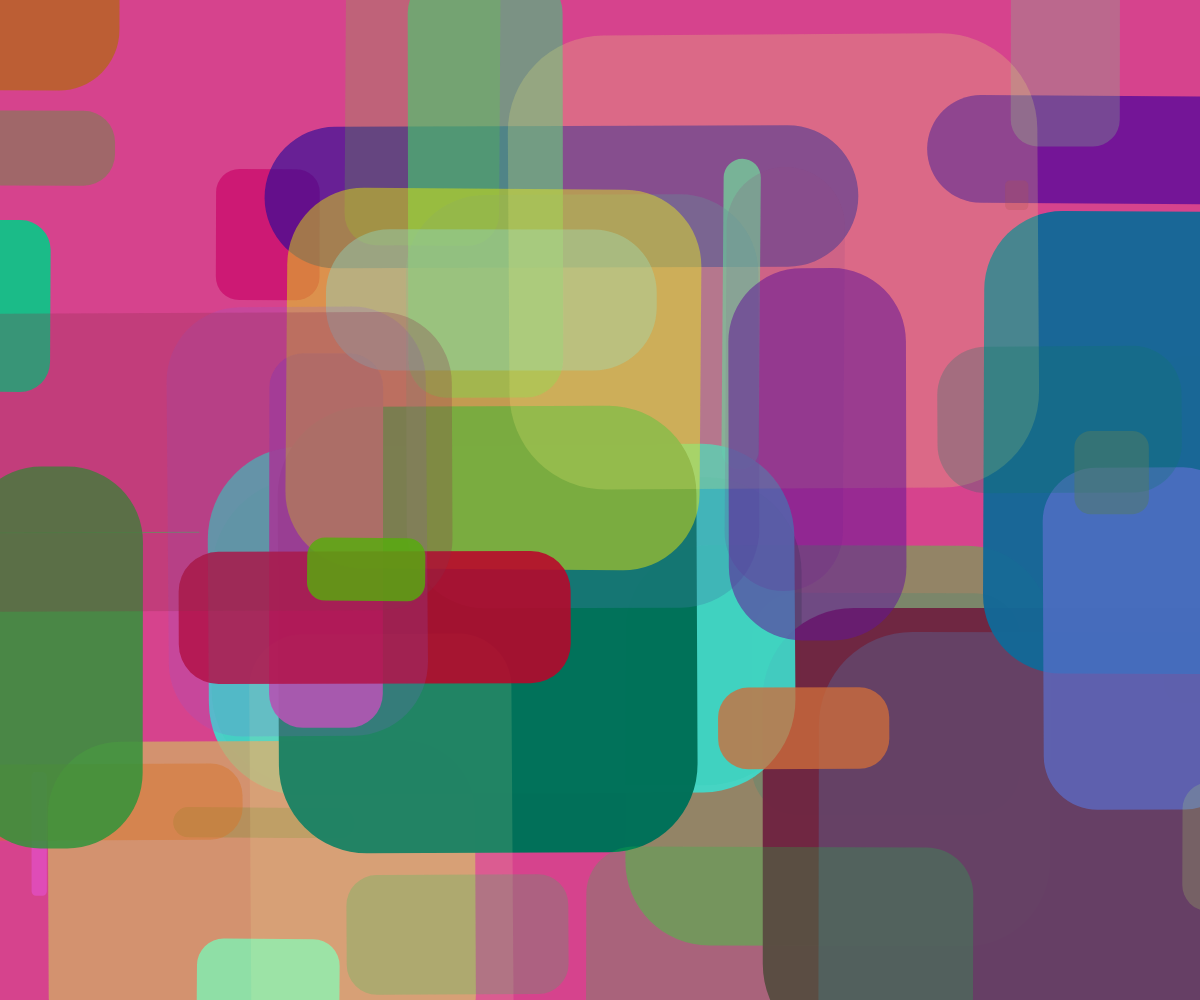
Frame 1 (no input)
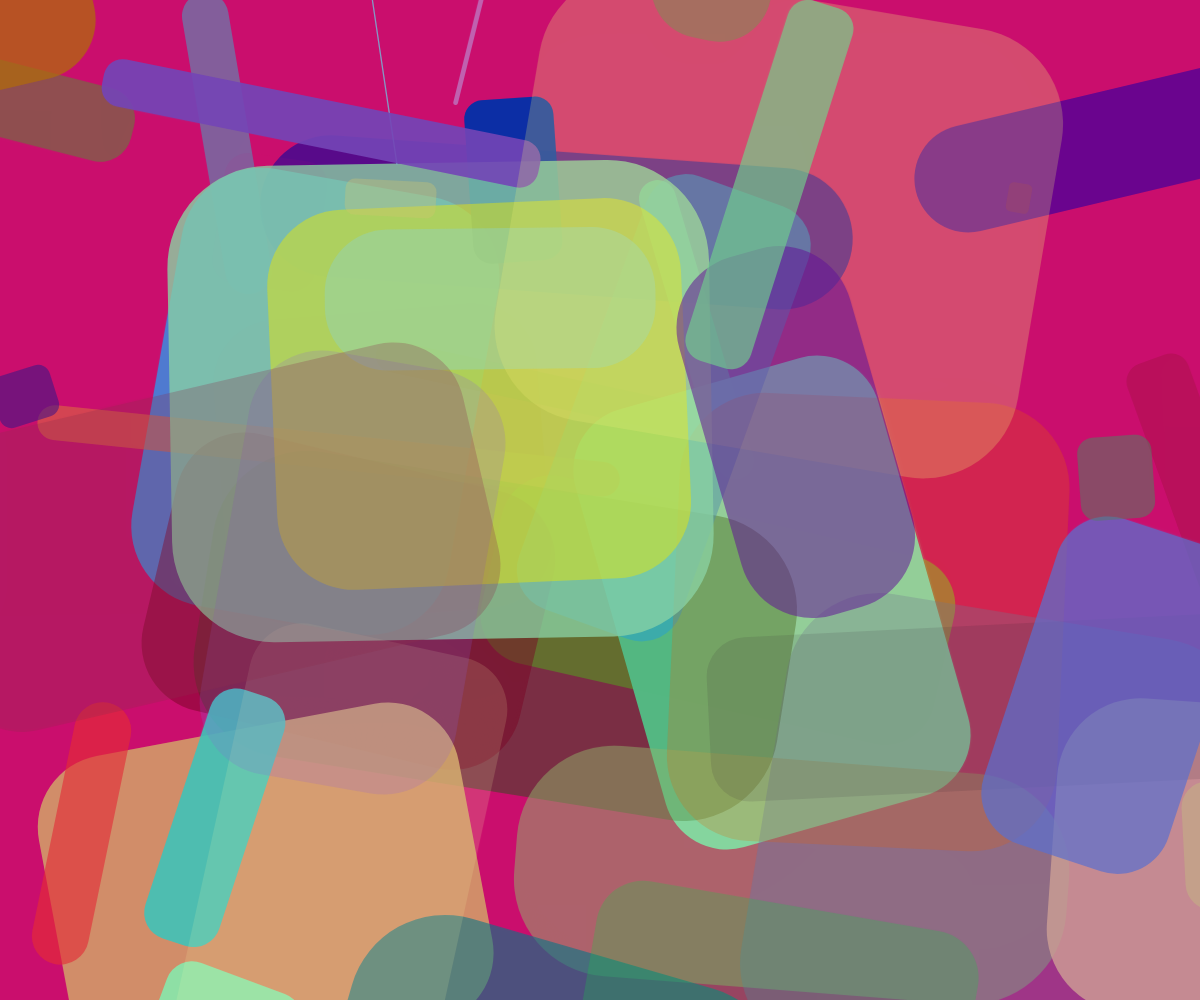
Frame 60 (no input)
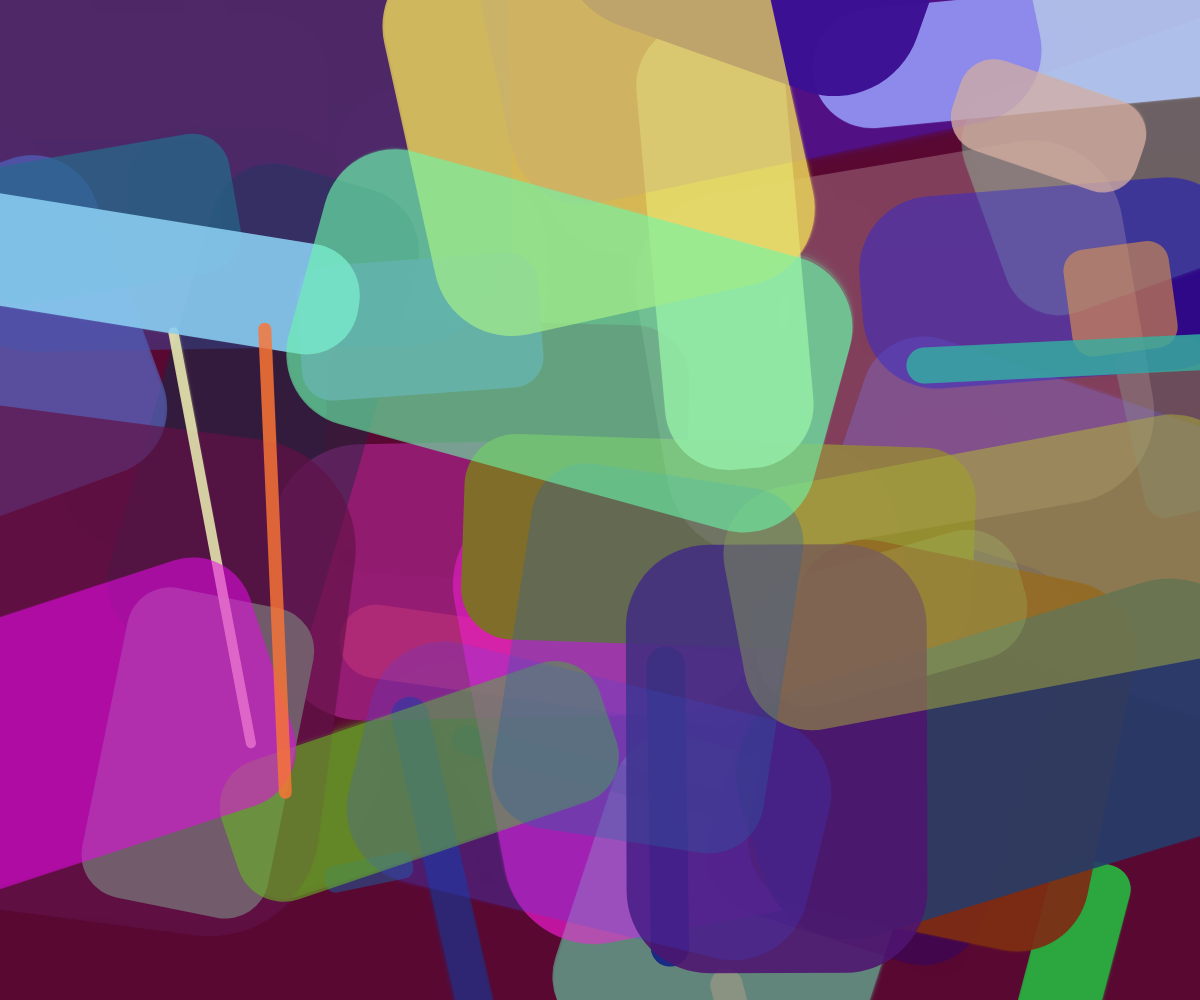
Frame 120 (the mouse pressed at the canvas centre since frame 60)

The p5.js sketch that drew these frames (run headless with seeded random() and noise() and a simulated clock; from frame 60 on, the mouse is pressed at the canvas centre):

// p5.js sketch
// ── sketch.js
//
//changed this.inc in object
let shps=[];
let j;
let r;
function setup() {
  createCanvas(windowWidth, windowHeight);
  rectMode(CENTER);
  noStroke();
  for(i=0;i<50;i++){
    shps[i]=new Shapes();
  }
}

function draw() {
 
  background(shps[0].c);
 for(j=0;j<shps.length;j++){
   shps[j].display();
   if(shps[j].t<=0){
     shps[j]=new Shapes();
   }
 }
  r=random(1);
  if(r>.998){
    remake();
    print("remake");
  }
}

class Shapes{
  constructor(x,y,w,h,c,t,tt,r, inc, l, ls,rou, xoff, yoff){
    this.x=x;
    this.y=y;
    this.w=w;
    this.h=h;
    this.c=c;
    this.r=r;
    this.inc=inc;
    this.l=l;
    this.ls=ls;
    this.tt=tt;
    this.t=t;
    this.yoff=yoff;
    this.xoff=xoff;
    this.rou=rou;
    this.r=random(255);
    this.g=random(255);
    this.b=random(255);
    this.xs=random(-5,5);
    this.ys=random(-5,5);
    
    this.x=random(width);
    this.y=random(height);
    this.w=random(width/2);
    this.h=random(height/2);
    this.rou=random(this.w,this.h);
    this.tt=random(20,65);
    this.c=color(random(255), random(255), random(255), random(20,255));
    this.r=random(-.008,.008);
    this.inc=random(-.006, .006);
    this.l=random(200,1000);
    this.ls=random(.2);
    this.tt=random(20,70);
    this.t=random(20,70);//comment to zero for inc
    this.xoff=random(-this.w, this.w);
    this.yoff=random(-this.h, this.h);
  }
  display(){
   // fill(this.r, this.g, this.b, this.t);
    fill(this.c);
   // fill(this.c, this.t);
    push();
     
    translate(this.x,this.y);
     //this.x+=this.xs;
   // this.y=this.ys;
    rotate(this.r);
    rect(+this.xoff,+this.yoff,this.w, this.h,this.rou/5)
    this.r+=this.inc;
   
    pop();
  
    if(this.t>this.tt){
      this.t*=-1;
    }
  }
  
}
function mousePressed(){
  for(i=0;i<shps.length;i++){
    shps[i]=new Shapes();
  }
}
function remake(){
  let r=(int(random(shps.length)))
  shps[r]=new Shapes();
}
